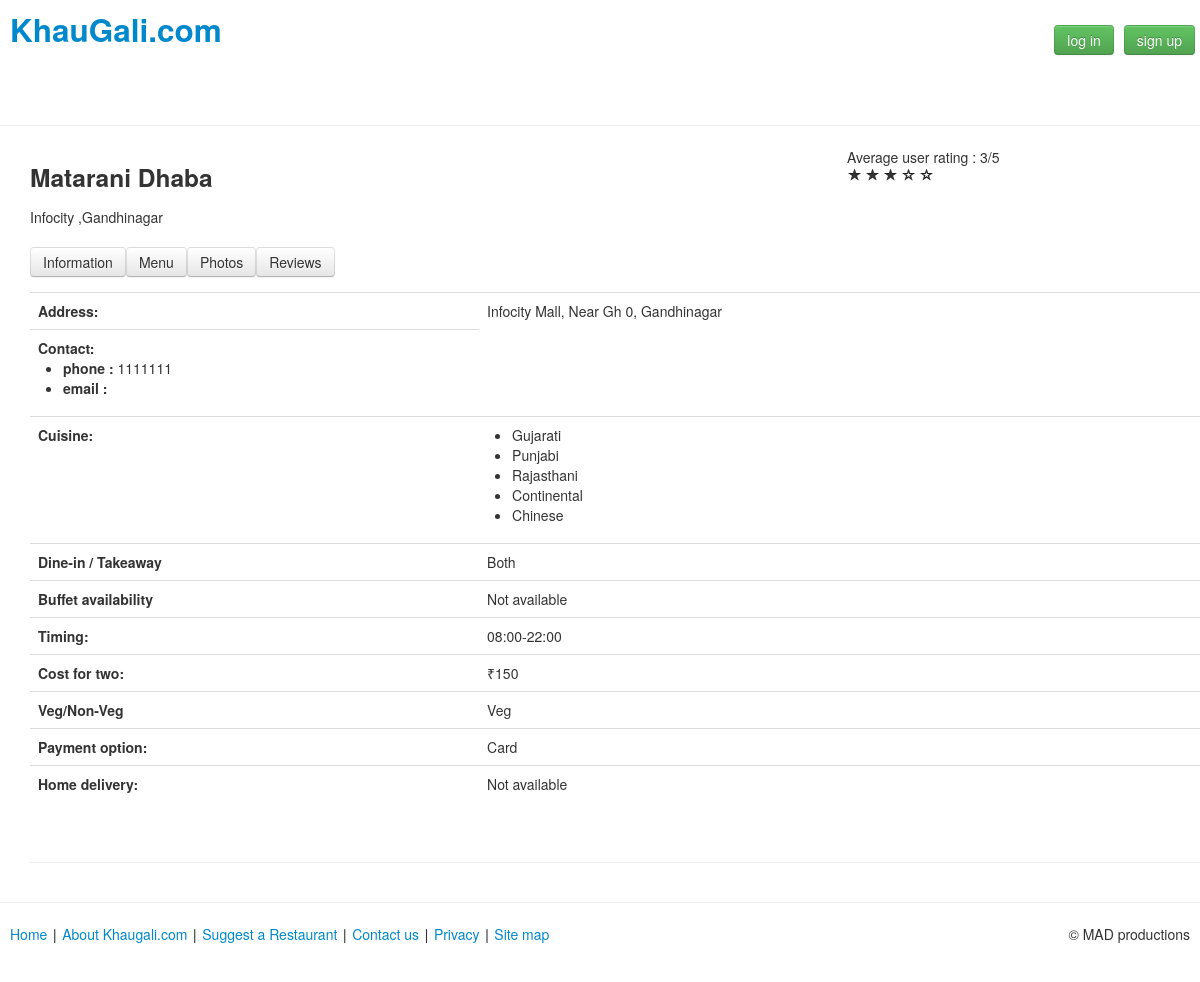
Screenshot of /public/resinfo.php?resid=1 with the database file from the repository.
### tables this page shows
CREATE TABLE IF NOT EXISTS `restaurant` (
  `res_id` int(11) NOT NULL AUTO_INCREMENT,
  `restaurant_name` varchar(100) NOT NULL,
  `phone_number` decimal(10,0) NOT NULL,
  `email` varchar(50) DEFAULT NULL,
  `address` text NOT NULL,
  `veg_non_veg` tinyint(4) NOT NULL DEFAULT '0' COMMENT '0 is veg| 1 is non veg | 2 is egg',
  `home_delivery` tinyint(1) NOT NULL COMMENT '0 is NO | 1 is YES',
  `dinein_take_away` tinyint(4) NOT NULL DEFAULT '2' COMMENT '0 is dine in | 1 is take away | 2 is both',
  `cost_for_two` decimal(4,0) NOT NULL,
  `timing` varchar(15) NOT NULL,
  `buffet_availability` tinyint(1) NOT NULL DEFAULT '0' COMMENT '0 is NO | 1 is YES',
  `menu_card` varchar(100) NOT NULL,
  `payment_options` tinyint(4) NOT NULL DEFAULT '2' COMMENT '0 is dine in | 1 is take away | 2 is both',
  PRIMARY KEY (`res_id`)
);

CREATE TABLE IF NOT EXISTS `located_in` (
  `rest_id` int(11) NOT NULL,
  `city_id` int(11) NOT NULL,
  `locality_name` varchar(50) NOT NULL,
  PRIMARY KEY (`rest_id`)
);

CREATE TABLE IF NOT EXISTS `city` (
  `city_id` int(11) NOT NULL AUTO_INCREMENT,
  `city_name` varchar(50) NOT NULL,
  PRIMARY KEY (`city_id`)
);

### public/session.php (called while the page is built, shortened)
<?php
	function chkLogin(){
		return isset($_SESSION['username']);
	}

### public/resinfo.php (the view, shortened to what this page needs)
<?php
	require_once 'session.php';
	require_once '../include/db_functions.php';
	require_once 'publicFunction.php';
	$resid = $_GET['resid'];
	$connection = dbConnect();
	$query = "select * from restaurant where res_id=$resid";
	$resultset = mysql_query($query, $connection);
	if(mysql_num_rows($resultset) == 0){
		echo '<h3>invalid restaurant id<h3>';
		echo '<a href="home.php">back to home</a>';
		exit();
	}
	else{
		while($row = mysql_fetch_array($resultset)){
			$restaurantName = $row['restaurant_name'];
			$phoneNo = $row['phone_number'];
			$email = $row['email'];
			$address = $row['address'];
			$vegnv = $row['veg_non_veg'];
			$homeDelivery = $row['home_delivery'];
			$dineInTa = $row['dinein_take_away'];
			$costForTwo = $row['cost_for_two'];
			$timing = $row['timing'];
			$buffet = $row['buffet_availability'];
			$payment = $row['payment_options'];
		}
		$query = "select rest_id,city.city_id,city_name,locality_name
			from city, located_in
			where city.city_id=located_in.city_id and rest_id=$resid";
		$resultset = mysql_query($query, $connection);
		while($row = mysql_fetch_array($resultset)){
			$city = $row['city_name'];
			$locality = $row['locality_name'];
		}
		$cuisine = array();
		$q2 = "SELECT cuisine_name
			FROM cuisines JOIN (SELECT cuisine_id FROM serves WHERE rest_id=$resid) as cid
				on cuisines.cuisine_id=cid.cuisine_id";
		$res = mysql_query($q2, $connection);
		while($r = mysql_fetch_array($res)){
			$cuisine[] = $r['cuisine_name'];
		}
		$avgRating = getAvgRating($resid, $connection);
	}
?>
<!DOCTYPE html>
<html>
	<head>
		<link rel="stylesheet" href="../css/bootstrap.css" />
		<link rel="stylesheet" href="../common.css" />
	</head>
	<body>
		<div id="header" class="row-fluid">
			<a href="home.php"><h2 id="logo" class="span6">KhauGali.com</h2></a>
			<?php
				include_once 'publicFunction.php';
			?>
		</div>
		<hr class="head"/>
		<div id="content" class="row-fluid">
			<div class="span8">
				<h3><?php echo $restaurantName;?></h3>
				<p><?php echo $locality.' ,'.$city; ?></p>
			</div>
			<div class="span4">
				Average user rating : <?php echo $avgRating .'/'. 5; ?>
				<div class="rating">
					<?php
						for($i = 0;$i < $avgRating; $i++){
					?>
					<i class="icon-star"></i>
					<?php
						}
						for($i = 0; $i< 5-$avgRating;$i++){
					?>
					<i class="icon-star-empty"></i>
					<?php
						}
					?>
				</div>
				<br />
				<?php if(chkLogin()){
				$userRating = getUserAvgRating($_SESSION['username'], $resid, $connection)
				?>
				Your Rating :<?php echo $userRating .'/'. 5; ?>
				<div class="rating">
					<?php
						for($i = 0;$i < $userRating; $i++){
					?>
					<i class="icon-star"></i>
					<?php
						}
						for($i = 0; $i< 5-$userRating;$i++){
					?>
					<i class="icon-star-empty"></i>
					<?php
						}
					?>
				</div>
				<?php }
 else {
	 echo '<br /><br />';
 }
				?>
			</div>
			<br/>
			<div class="btn-group" >
				<a href="resinfo.php?resid=<?php echo $resid;?>"><div class="btn ">Information</div></a>
				<a href="resmenu.php"><div class="btn ">Menu</div></a>
				<a href="respics.php"><div class="btn ">Photos</div></a>
				<a href="resreview.php?resid=<?php echo $resid;?>"><div class="btn ">Reviews</div></a>
			</div>
			<div id="innerContent">
				<table class="table">
					<tr>
						<td><strong>Address:</strong> </td>
						<td><?php echo $address;?></td>
					</tr>
					<tr>
						<td><strong>Contact:</strong>
							<ul>
								<li><strong>phone :</strong> <?php echo $phoneNo;?></li>
								<li><strong>email :</strong> <?php echo $email;?></li>
							</ul>
						</td>
					</tr>
					<tr>
						<td><strong>Cuisine:</strong> </td>
						<td>
							<ul>
							<?php
							foreach ($cuisine as $value) {
								echo '<li>'.$value.'</li>';
							}
							?>
							</ul>
						</td>
					</tr>
					<tr>
						<td><strong>Dine-in / Takeaway</strong> </td>
						<td><?php
							switch ($dineInTa){
								case 2: echo 'Both';
									break;
							}
						?></td>
					</tr>
					<tr>
						<td><strong>Buffet availability</strong> </td>
						<td><?php
							switch ($buffet){
								case 0: echo 'Not available';
									break;
							}
						?></td>
					</tr>
					<tr>
						<td><strong>Timing:</strong> </td>
						<td><?php  echo $timing;?></td>
					</tr>
					<tr>
						<td><strong>Cost for two:</strong> </td>
						<td><?php echo '&#x20B9;'.$costForTwo;?></td>
					</tr>
					<tr>
						<td><strong>Veg/Non-Veg</strong></td>
						<td><?php
							switch ($vegnv){
								case 0: echo 'Veg';
									break;
							}
						?></td>
					</tr>
					<tr>
						<td><strong>Payment option:</strong>  </td>
						<td><?php switch ($payment){
								case 1: echo 'Card';
									break;
							}?></td>
					</tr>
					<tr>
						<td><strong>Home delivery:</strong> </td>
						<td><?php switch($homeDelivery){
							case 0:
								echo 'Not available';
								break;
						}
						?></td>
					</tr>
				</table>
				<hr />
			</div>
		</div>
<?php
	include_once 'footer.php';

### css/common.css (style rules this page uses)
html, body { height: 100%; }
body { margin: 0px; padding: 0px; }
#header { height: 10%; }
#content { height: 70%; }
#logo { padding-left: 10px; }

### public/resinfo.php (style rules this page uses)
#content { padding-left: 30px; overflow-y: scroll; }
#innerContent { padding-top: 15px; padding-bottom: 15px; }

### rows the page displays
restaurant: restaurant_name "Matarani Dhaba", address "Infocity Mall, Near Gh 0, Gandhinagar", phone_number "1111111", timing "08:00-22:00", cost_for_two "150"
located_in: locality_name "Infocity", city.city_name "Gandhinagar"

### other values shown
$avgRating "3"
$value "Gujarati"
$value "Punjabi"
$value "Rajasthani"
$value "Continental"
$value "Chinese"
